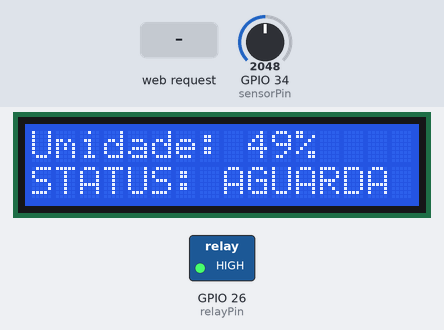
Bench run of a sketch on a simulated ESP32. Shown: 16×2 character LCD, switched loads named in the sketch (green lamp = pin HIGH). The inputs (shaded band) are chosen by the test bench; at power-on: GPIO 34 (sensorPin) = 2048. What the sketch prints to the serial monitor is not drawn.

Above: at 1.2 s.
1.3 s: GPIO 34 (sensorPin) set to 2835
At 1.8 s:
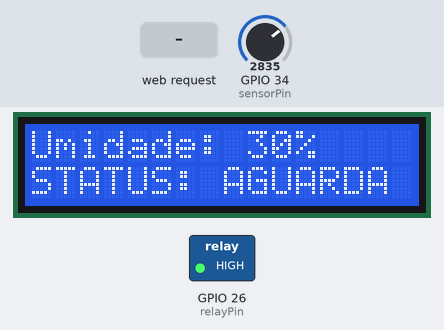
3.0 s: GPIO 34 (sensorPin) set to 2897
At 3.4 s:
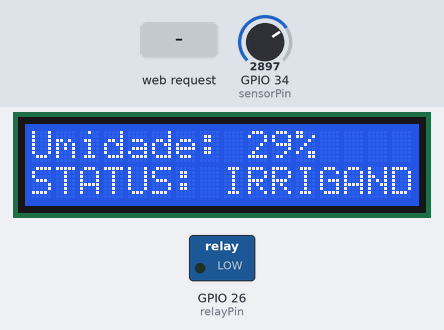
4.6 s: HTTP request GET /toggle received
At 5.1 s:
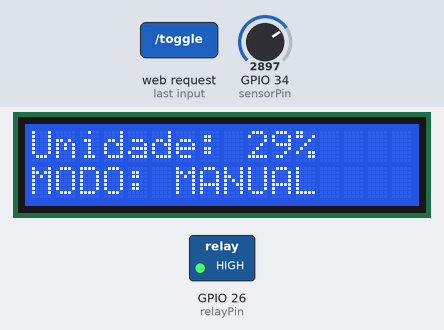
6.2 s: HTTP request GET /auto received
At 6.8 s:
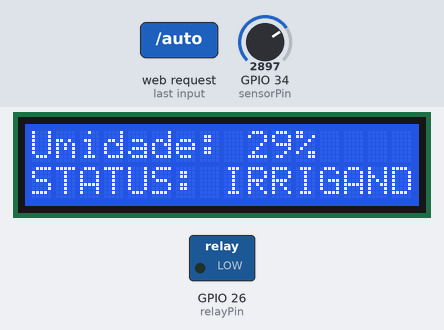
7.8 s: GPIO 34 (sensorPin) set to 1237
At 8.6 s:
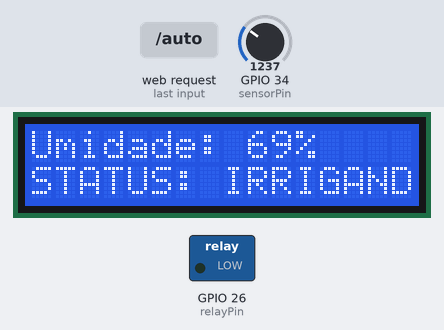
9.4 s: GPIO 34 (sensorPin) set to 1159
At 10.3 s:
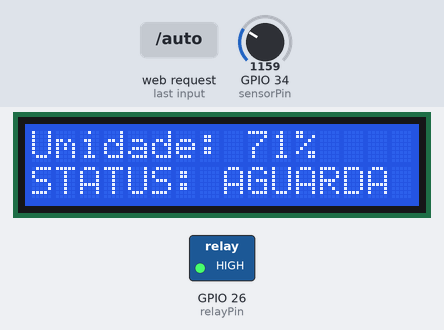
Timing chart, 0 to 12.0 s (numbered marks = the images above; inputs shaded):
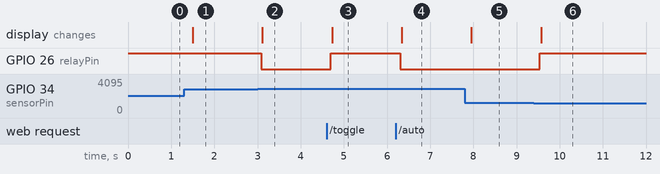

The sketch:

projeto_irrigacao.ino
```cpp
#include <WiFi.h>
#include <WebServer.h>
#include <LiquidCrystal_I2C.h>

// Configurações do LCD
LiquidCrystal_I2C lcd(0x27, 16, 2);

// Pinos
const int sensorPin = 34;
const int relayPin = 26;

// Variáveis de controle
int umidade = 0;
bool modoAutomatico = true; // Trava para permitir controle manual via Web
bool bombaStatus = false;

WebServer server(80);

// --- Interface Web Atualizada ---
void handleRoot() {
  String corStatus = bombaStatus ? "#2ecc71" : "#e74c3c";
  String textoBomba = bombaStatus ? "LIGADA" : "DESLIGADA";
  String textoModo = modoAutomatico ? "Automático" : "Manual (Travado)";

  String html = "<html><head><meta charset='UTF-8'><title>Irrigação Smart</title>";
  html += "<meta name='viewport' content='width=device-width, initial-scale=1'>";
  html += "<style>body{font-family:sans-serif; text-align:center; background:#f4f4f9; color:#333; padding:20px;}";
  html += ".card{background:white; padding:20px; border-radius:15px; box-shadow:0 4px 6px rgba(0,0,0,0.1); display:inline-block; min-width:300px;}";
  html += ".btn{padding:15px 25px; background:#3498db; color:white; border:none; border-radius:50px; cursor:pointer; font-size:16px; margin-top:10px;}";
  html += ".btn-auto{background:#95a5a6; padding:10px; font-size:12px;}";
  html += ".status{font-size:24px; font-weight:bold; color:" + corStatus + ";}</style>";
  html += "<script>setInterval(() => { location.reload(); }, 3000);</script></head><body>";

  html += "<div class='card'>";
  html += "<h1>🌱 Irrigação Smart</h1>";
  html += "<p>Modo atual: <b>" + textoModo + "</b></p>";
  html += "<h2>Umidade: <span style='color:#3498db'>" + String(umidade) + "%</span></h2>";
  html += "<h3>Bomba: <span class='status'>" + textoBomba + "</span></h3>";

  html += "<form action='/toggle'><input type='submit' class='btn' value='Alternar Bomba (Manual)'></form>";
  html += "<form action='/auto'><input type='submit' class='btn btn-auto' value='Voltar para Automático'></form>";
  html += "</div></body></html>";

  server.send(200, "text/html", html);
}

// --- Rota para Alternar Bomba (Manual) ---
void handleToggle() {
  modoAutomatico = false; // Desativa o automático ao interagir manualmente
  bombaStatus = !bombaStatus;
  digitalWrite(relayPin, bombaStatus ? LOW : HIGH);
  server.sendHeader("Location", "/");
  server.send(303);
}

// --- Rota para Reativar Automático ---
void handleAuto() {
  modoAutomatico = true;
  server.sendHeader("Location", "/");
  server.send(303);
}

void setup() {
  Serial.begin(115200);
  pinMode(relayPin, OUTPUT);
  digitalWrite(relayPin, HIGH); // Inicia desligado

  lcd.init();
  lcd.backlight();

  lcd.setCursor(0, 0);
  lcd.print("SISTEMA SMART");
  lcd.setCursor(0, 1);
  lcd.print("CONECTANDO...");

  // Configura como Ponto de Acesso (IP: 192.168.4.1)
  WiFi.softAP("Projeto_Irrigacao", "12345678");

  server.on("/", handleRoot);
  server.on("/toggle", handleToggle);
  server.on("/auto", handleAuto);
  server.begin();

  Serial.println("Servidor iniciado!");
  lcd.clear();
}

void loop() {
  server.handleClient();

  // Leitura do sensor
  int leitura = analogRead(sensorPin);
  // Mapeamento invertido: Solo seco (4095) -> 0% | Solo úmido (0) -> 100%
  umidade = map(leitura, 4095, 0, 0, 100);
  umidade = constrain(umidade, 0, 100);

  // Lógica Automática (Só roda se o usuário não travou no manual)
  if (modoAutomatico) {
    if (umidade < 30) {
      bombaStatus = true;
    } else if (umidade > 70) {
      bombaStatus = false;
    }
    digitalWrite(relayPin, bombaStatus ? LOW : HIGH);
  }

  // Atualização do LCD
  lcd.setCursor(0, 0);
  lcd.print("Umidade: ");
  lcd.print(umidade);
  lcd.print("%   ");

  lcd.setCursor(0, 1);
  if (modoAutomatico) {
    lcd.print(bombaStatus ? "STATUS: IRRIGANDO" : "STATUS: AGUARDA ");
  } else {
    lcd.print("MODO: MANUAL    ");
  }

  delay(200);
}
```

Measured:
- the behaviour switches between 2866 and 2867 on GPIO 34 (sensorPin) (found by bisection; images 1 and 2)
- the behaviour switches between 1188 and 1187 on GPIO 34 (sensorPin) (found by bisection; images 5 and 6)
- after the input at 1.3 s, the display: changes after 0.20 s (image 1)
- after the input at 3.0 s, GPIO 26 (relayPin): HIGH → LOW after 0.08 s; the display: changes after 0.11 s (image 2)
- after the input at 4.6 s, GPIO 26 (relayPin): LOW → HIGH after 0.10 s; the display: changes after 0.13 s (image 3)
- after the input at 6.2 s, GPIO 26 (relayPin): HIGH → LOW after 0.11 s; the display: changes after 0.14 s (image 4)
- after the input at 7.8 s, the display: changes after 0.15 s (image 5)
- after the input at 9.4 s, GPIO 26 (relayPin): LOW → HIGH after 0.14 s; the display: changes after 0.17 s (image 6)
